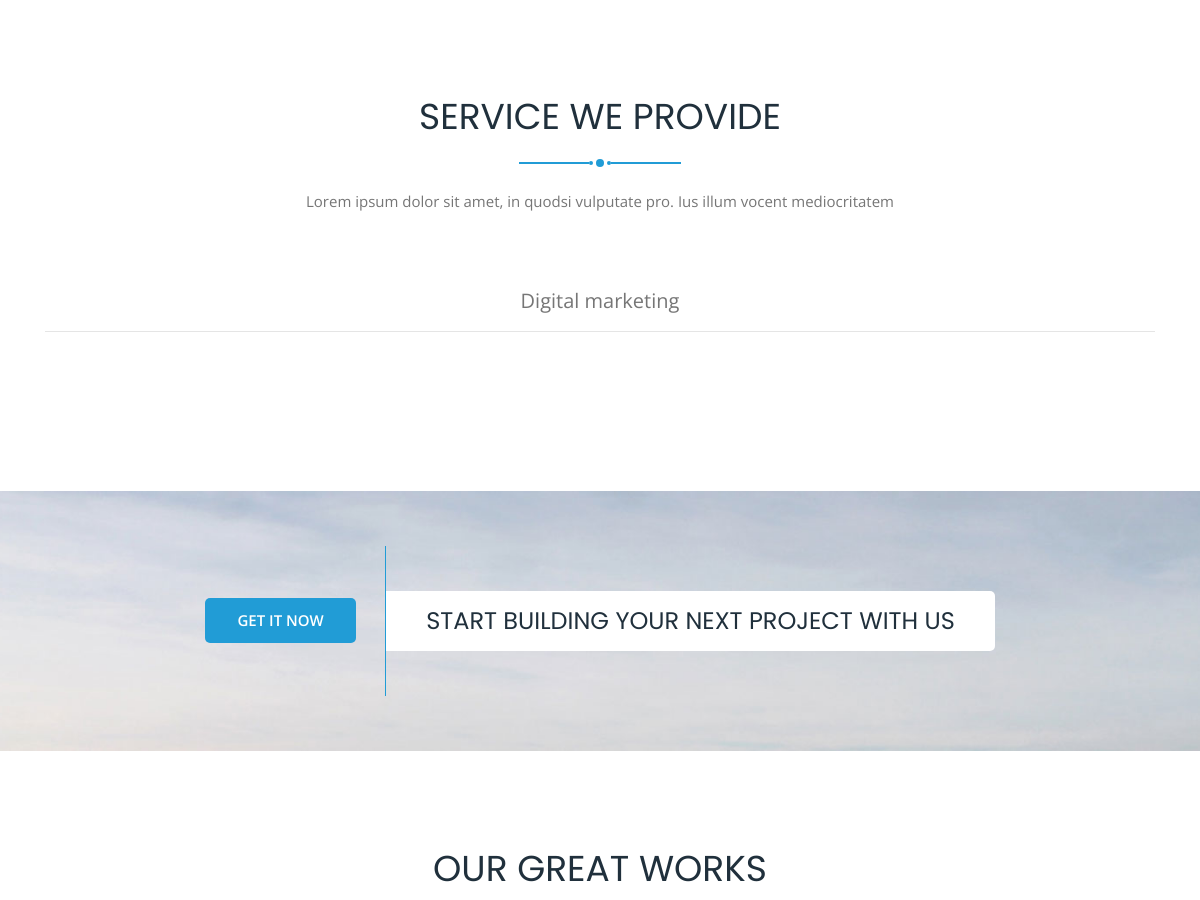
/ (middle part), run on an earlier commit of the app's database.
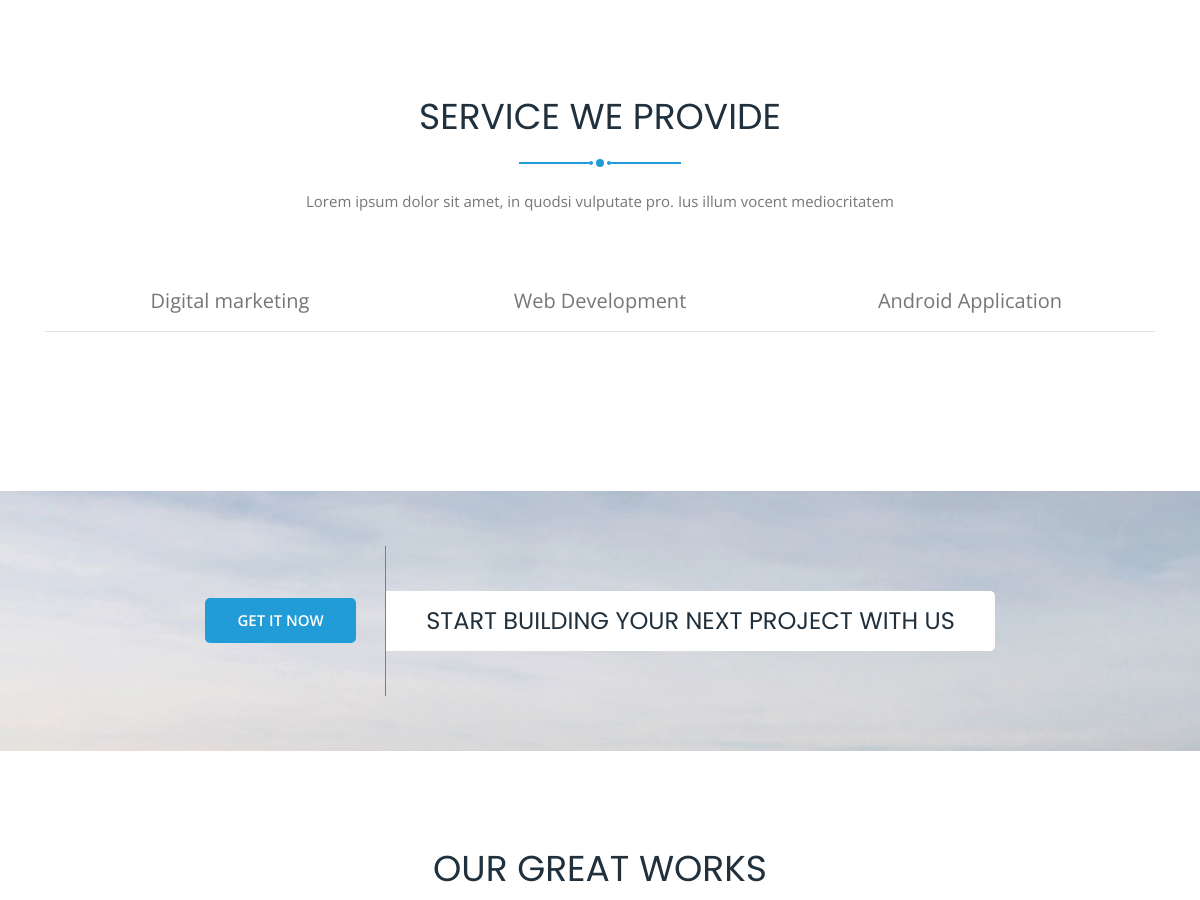
And on a later commit of the database.
### aris_app/models.py (models this page shows, shortened)
class Service(models.Model):
    service_title = models.CharField(max_length = 35)
    service_icon = models.CharField(max_length = 20)
    service_heading = models.CharField(max_length = 25)
    tab_first_id = models.CharField(max_length = 10, blank = True, null = True, unique = True)
    tab_second_id = models.CharField(max_length = 10, blank = True, null = True, unique = True)
    service_image = models.ImageField(upload_to = 'service')
    service_text = models.TextField()
    create_at = models.DateTimeField( auto_now = True)
    update_at = models.DateTimeField(auto_now_add = True)

### aris_app/views.py (the view)
# urls.py: path('', homepage_views, name = 'homepage_views'),
def homepage_views(request):
    aboutus_obj = AboutUs.objects.all()
    service_sec_obj = Service.objects.all()
    forms = BloodDonor_Form()
    if request.method == 'POST':
        forms = BloodDonor_Form(request.POST or None)
        if forms.is_valid():
            forms.save()
            return redirect(homepage_views)
    context = {
        'forms' : forms,
        'aboutus_obj' : aboutus_obj,
        'service_sec_obj' : service_sec_obj,
    }
    template_name = 'front-end/index.html'
    return render(request, template_name, context)

### aris_app/models.py (called while the page is built)
    def __str__(self):
        return self.name

### templates/front-end/index.html (shortened to what this page needs)
{% extends 'app/base.html' %}
{% load static %}
{% block body %}
  <section class="service-section section" id="service">
    <div class="container">
      <div class="section-head text-center">
        <h2>SERVICE WE PROVIDE</h2>
        <div class="section-divider">
          <div class="left wow fadeInLeft" data-wow-duration="1s" data-wow-delay="0.2s"></div>
          <span></span>
          <div class="right wow fadeInRight" data-wow-duration="1s" data-wow-delay="0.2s"></div>
        </div>
        <p>Lorem ipsum dolor sit amet, in quodsi vulputate pro. Ius illum vocent mediocritatem</p>
      </div>
      <div class="services">
        <ul class="nav nav-tabs active" role="tablist">
          {% if service_sec_obj %}
          {% for service in service_sec_obj %}
          <li class="nav-item">
            <a class="nav-link {{service.tab_second_id}}" data-toggle="tab" href="#{{service.tab_first_id}}">
              <i class="{{service.service_icon}}"></i><span>{{service.service_title}}</span>
            </a>
          </li>
          {% endfor %}
          {% endif %}
        </ul>
      </div>
    </div>
  </section>
  <div class="height-100"></div>
  <section class="cta section overlay-with-img">
    <div class="container">
      <div class="cta-text">
        <div class="cta-btn">
          <a href="#price" class="tm-btn"><span>Get It Now</span></a>
        </div>
        <h2>
          <span>
            <span class="wow fadeInLeft" data-wow-duration="2s" data-wow-delay="0.1s">START BUILDING YOUR NEXT PROJECT WITH US</span>
          </span>
        </h2>
      </div>
    </div>
  </section>
  <section class="project section" id="portfolio">
    <div class="section-head text-center">
        <h2>Our Great works</h2>
    </div>
  </section>
{% endblock %}

What changed in the data, as far as the page shows it:
added Service: service_title "Web Development"
added Service: service_title "Android Application"
